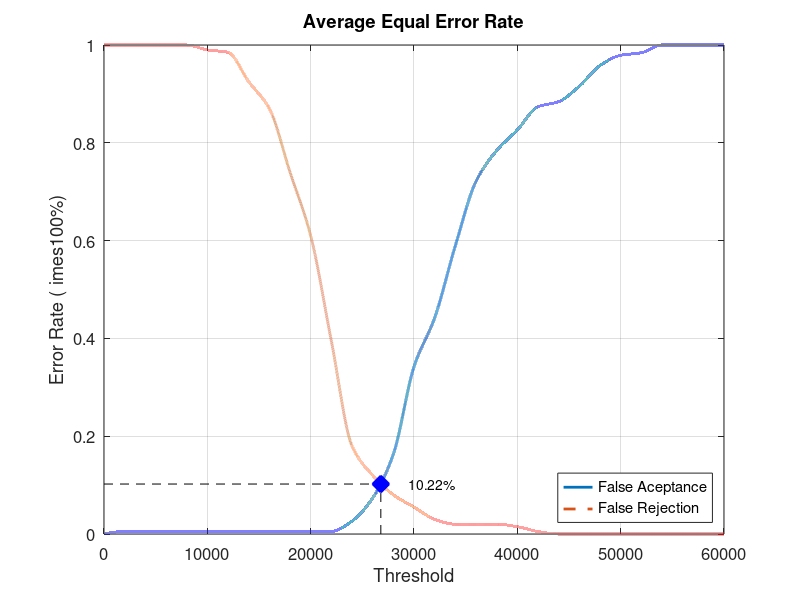
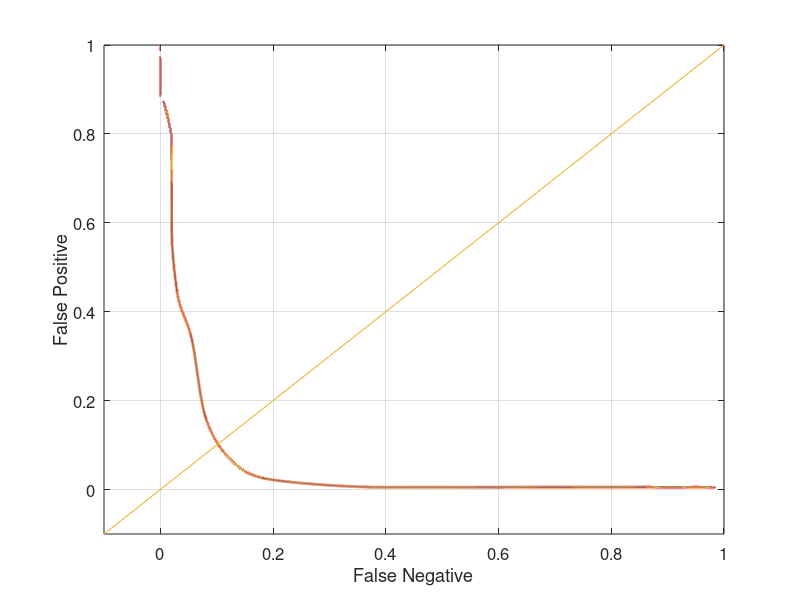

MATLAB code for these plots, in order:
close all;
clear;
clc;
x = 0:2000:60000;
xq = 0:0.5:60000;

y0 = [0 0.00526316 0.00526316 0.00526316 0.00526316 0.00526316 0.00526316 0.00526316 0.00526316 0.00526316 0.00526316 0.00526316 0.0263158 0.0736842 0.163158 0.342105 0.442105 0.589474 0.721053 0.784211 0.826316 0.873684 0.884211 0.915789 0.957895 0.978947 0.984211 1 1 1 1]
yy0 = interp1(x, y0, xq, 'pchip');
y1 = [1 1 1 1 1 0.99 0.985 0.925 0.87 0.74 0.61 0.395 0.18 0.12 0.08 0.055 0.03 0.02 0.02 0.02 0.015 0.005 0 0 0 0 0 0 0 0 0]
yy1 = interp1(x, y1, xq, 'pchip');

% Calculating EER: 
y2 = abs(y0 - y1);
find(y2 == min(y2))
yy2 = abs(yy0 - yy1);
xEER = find(yy2 == min(yy2));
xEERIndex = xq(xEER) % X-axis EER
yEER = yy0(xEER) % Y-axis EER

main = figure
plot(xq, yy0,'-','LineWidth', 2);	hold on
plot(xq, yy1,'--','LineWidth', 2);	hold on
plot([xEERIndex xEERIndex], [0 yEER], 'k--');	hold on
plot([0 xEERIndex], [yEER yEER], 'k--');	hold on
plot(xEERIndex, yEER, 'bx', 'LineWidth', 10);	hold on
text(xEERIndex + 10 * xEERIndex / 100, yEER, [num2str(round((10000 * yEER)) / 100) '%'])
legend('False Aceptance', 'False Rejection', 'Location', 'SouthEast')
xlabel('Threshold')
ylabel('Error Rate (	imes100%)')
title('Average Equal Error Rate')
set(gca, 'FontSize', 12)
axis([0 60000 0 1])
grid on

print(main, 'Database3_4Main', '-dpng');
FNRxFPR = figure('Color', [1 1 1]);
plot(yy1, yy0, '-', yy1, yy0, 'LineWidth', 2);
hold on
y = -0.1:0.1:1
plot(y, y); 
set(gca, 'FontSize', 12)
xlabel('False Negative')
ylabel('False Positive')
axis([-0.1 1 -0.1 1])
set(gca, 'FontSize', 12)
grid on

print(FNRxFPR, 'Database3_4FNRxFPR','-dpng');
